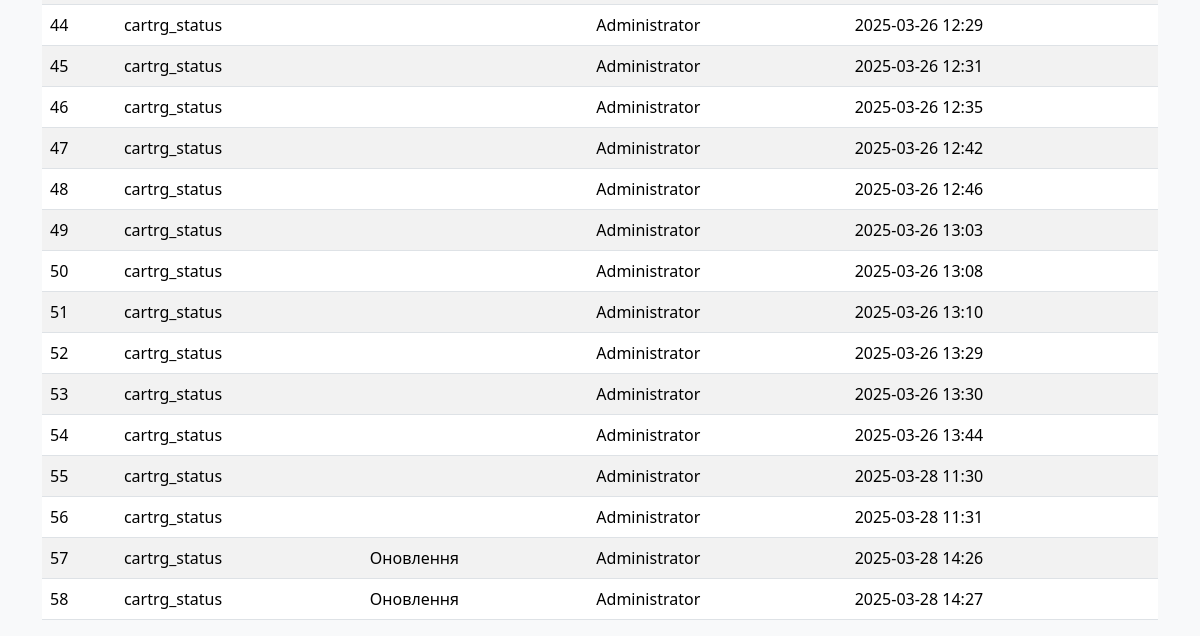
The app's page /event_log (signed in, lower part), older data.
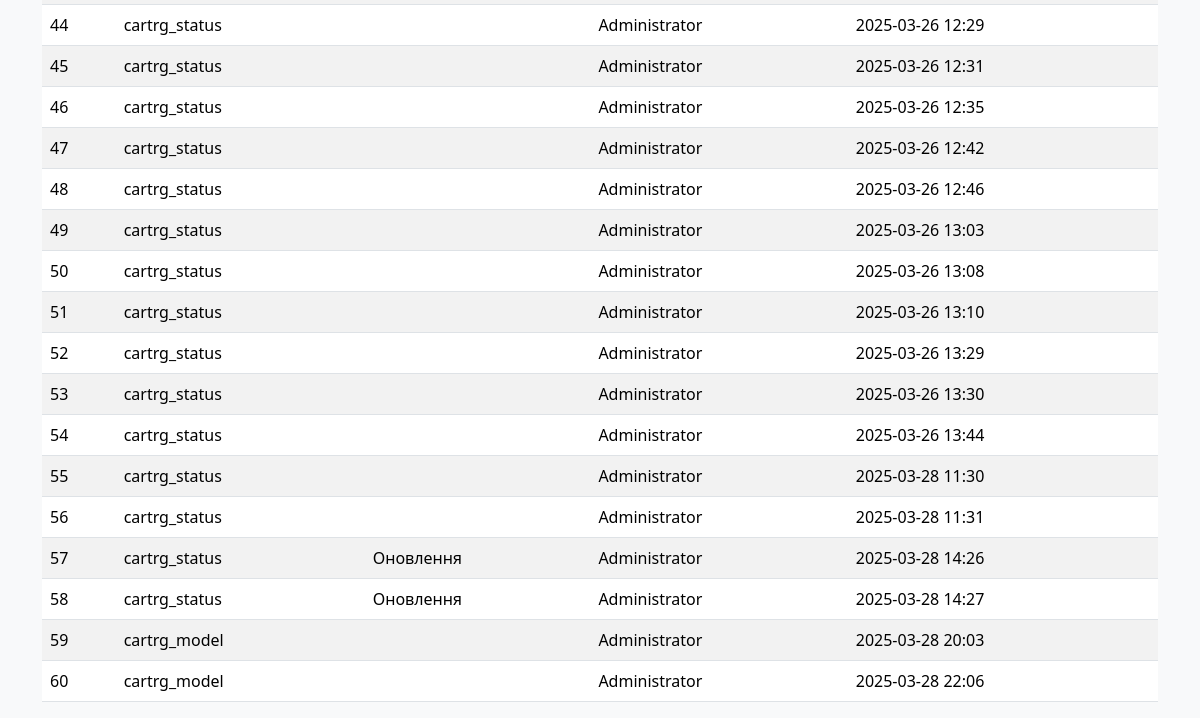
The same page, newer data.
### models.py (models this page shows)
class EventLog(db.Model):
    __tablename__ = "event_log"
    id: Mapped[int] = mapped_column(primary_key=True)
    table_name: Mapped[str] = mapped_column(String(30))
    event_type: Mapped[int] = mapped_column(Integer, server_default=literal(0))
    user_updated: Mapped[int] = mapped_column(ForeignKey(User.id))
    time_updated: Mapped[DateTime] = mapped_column(DateTime, server_default=func.now())

class User(db.Model, UserMixin):
    __tablename__ = "users"
    id: Mapped[int] = mapped_column(primary_key=True)
    username: Mapped[str] = mapped_column(String(30), unique=True, nullable=False)
    password: Mapped[str] = mapped_column(String(255), nullable=False)
    humanname: Mapped[str] = mapped_column(String(60), nullable=False)
    dept_id: Mapped[int] = mapped_column(ForeignKey('refill_dept.id'), nullable=False)
    lastlogin: Mapped[datetime] = mapped_column(DateTime, server_default=func.now())
    active: Mapped[bool] = mapped_column(default=True)
    time_updated: Mapped[DateTime] = mapped_column(DateTime, server_default=func.now())
    role: Mapped[str] = mapped_column(String(30), server_default="user")

### app.py (the view)
    def wrapper(*args, **kwargs):
        if current_user.role != 'admin':
            abort(403)
        return f(*args, **kwargs)

### app.py (called while the page is built)
@login_manager.user_loader
def load_user(user_id):
    return User.query.get(int(user_id))

def admin_required(f):
    def wrapper(*args, **kwargs):
        if current_user.role != 'admin':
            abort(403)
        return f(*args, **kwargs)
    wrapper.__name__ = f.__name__
    return wrapper

@app.route('/event_log')
@admin_required
@login_required
def event_log():
    table_filter = request.args.get('table_filter', '')
    type_filter = request.args.get('type_filter', '')
    query = EventLog.query
    if table_filter:
        query = query.filter(EventLog.table_name == table_filter)
    if type_filter:
        query = query.filter(EventLog.event_type == int(type_filter))
    logs = query.all()
    return render_template('event_log.html', User=User, logs=logs, table_filter=table_filter, type_filter=type_filter)

### templates/event_log.html (shortened to what this page needs)
{% extends "base.html" %}
{% block content %}
    <table class="table table-striped">
        <tbody>
            {% for log in logs %}
            <tr>
                <td>{{ log.id }}</td>
                <td>{{ log.table_name }}</td>
                <td>{{ {0: 'Створення', 1: 'Зміна', 2: 'Оновлення'}[log.event_type] }}</td>
                <td>{{ User.query.get(log.user_updated).humanname }}</td>
                <td>{{ log.time_updated.strftime('%Y-%m-%d %H:%M') }}</td>
            </tr>
            {% endfor %}
        </tbody>
    </table>
{% endblock %}

Row changes from the older to the newer data that the page shows:
added EventLog: id "59", table_name "cartrg_model", query.get "Administrator", time_updated "2025-03-28 20:03"
added EventLog: id "60", table_name "cartrg_model", query.get "Administrator", time_updated "2025-03-28 22:06"
